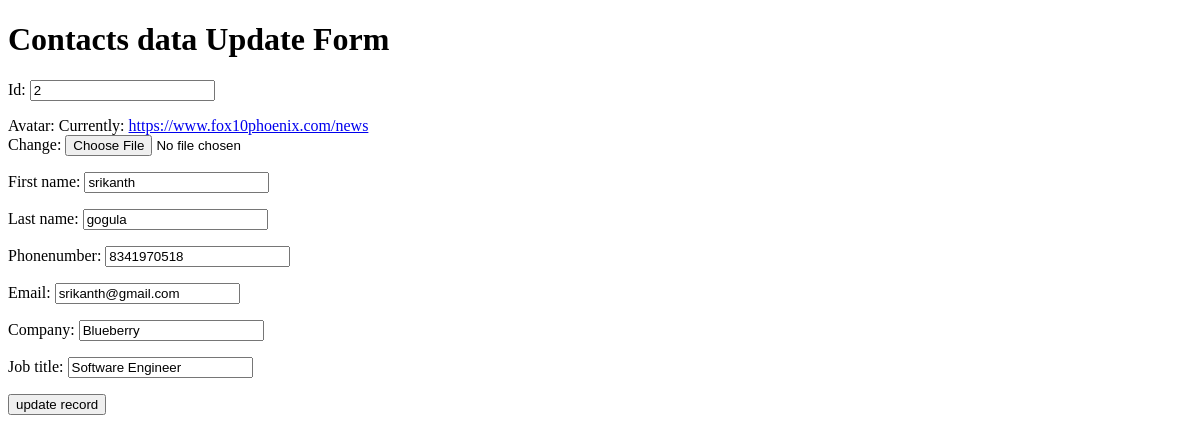
/update/2, run on an earlier commit of the app's database.
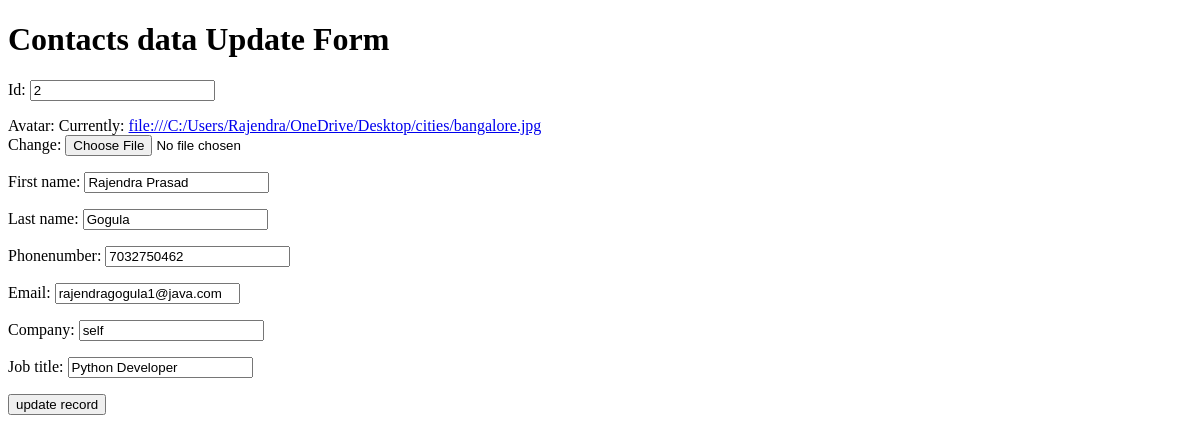
And on a later commit of the database.
### myapp1/models.py (models this page shows)
class details(models.Model):
    id = models.IntegerField(primary_key=True)
    avatar = models.ImageField(upload_to= 'cities')
    first_name=models.CharField(max_length=20)
    last_name=models.CharField(max_length=20)
    phonenumber=models.IntegerField()
    email = models.EmailField(max_length=50)
    company = models.CharField(max_length=50)
    job_title = models.CharField(max_length=50)

### myapp1/views.py (the view)
# urls.py: path('update/<id>',views.update, name = 'update'),
def update(request,id):
    id1 = details.objects.get(id=id)
    form1 = forms.detaisform(request.POST or None, instance=id1)
    if form1.is_valid():
        form1.save()
        return redirect('/contacts')
    return render(request, 'update.html', context={'form1': form1})

### myapp1/forms.py
class detaisform(forms.ModelForm):
    class Meta:
        model = details
        fields = "__all__"

### Templates/update.html (shortened to what this page needs)
<!DOCTYPE html>
<html lang="en">
<head>
</head>
<body>
<h1>Contacts data Update Form</h1>
<form method="POST">
    {{form1.as_p}}
    <input type="submit" value="update record">
</form>
</body>
</html>

What changed in the data, as far as the page shows it:
changed details id 2: first_name "srikanth" → "Rajendra Prasad"; last_name "gogula" → "Gogula"; phonenumber "8341970518" → "7032750462"; email "srikanth@gmail.com" → "rajendragogula1@java.com"; company "Blueberry" → "self"; job_title "Software Engineer" → "Python Developer"
Also different on the page:
text no longer shown: "Id: Avatar: Currently: https://www.fox10phoenix.com/news Change: First name: Last name: Phonenumber: Email: Company: Job title:"
text now shown: "Id: Avatar: Currently: file:///C:/Users/Rajendra/OneDrive/Desktop/cities/bangalore.jpg Change: First name: Last name: Phonenumber: Email: Company: Job title:"
